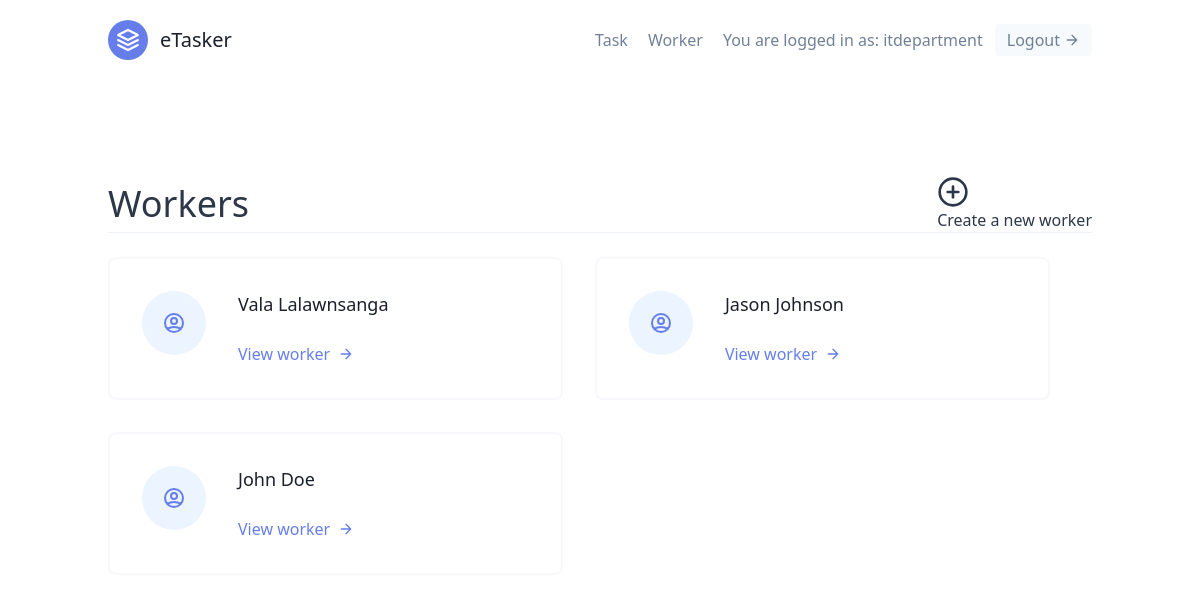
Screenshot of /workers/ (signed in) with the database file from the repository.
### tasks/models.py (models this page shows, shortened)
class User(AbstractUser):
    is_supervisor = models.BooleanField(default=False)
    is_worker = models.BooleanField(default=True)

class Worker(models.Model):
    user = models.OneToOneField(User, on_delete=CASCADE)
    department = models.ForeignKey(UserProfile, on_delete=models.CASCADE)

### workers/views.py (the view)
# urls.py: path('', WorkerListView.as_view(), name='worker-list'),
class WorkerListView(SupervisorAndLoginRequiredMixin, generic.ListView):
    template_name = 'workers/worker_list.html'
    context_object_name = 'worker'
    def get_queryset(self):
        department = self.request.user.userprofile
        return Worker.objects.filter(department=department)

### workers/mixins.py (called while the page is built)
    def dispatch(self, request, *args, **kwargs):
        if not request.user.is_authenticated or not request.user.is_supervisor:
            return redirect('tasks:task-list')
        return super().dispatch(request, *args, **kwargs)

### workers/templates/workers/worker_list.html (shortened to what this page needs)
{% extends 'base.html' %}
{% block content %}
<section class="text-gray-600 body-font">
    <div class="container px-5 py-24 mx-auto flex flex-wrap">
      <div
        class="
          w-full
          py6
          flex
          mb-6
          justify-between
          items-center
          border-b border-gray-200
        "
      >
        <div class="text-4xl text-gray-800">
          <h1>Workers</h1>
        </div>
        <div class="text-xl4 text-gray-800 hover:text-blue-500">
          <a href="{% url 'workers:worker-create' %}">
            <svg
              class="h-8 w-8"
              viewBox="0 0 24 24"
              fill="none"
              stroke="currentColor"
              stroke-width="2"
              stroke-linecap="round"
              stroke-linejoin="round"
            >
              <circle cx="12" cy="12" r="10" />
              <line x1="12" y1="8" x2="12" y2="16" />
              <line x1="8" y1="12" x2="16" y2="12" />
            </svg>
            Create a new worker
          </a>
        </div>
      </div>
      <div class="flex flex-wrap -m-4">
        {% for worker in object_list %}
        <div class="p-4 lg:w-1/2 md:w-full">
          <div
            class="
              flex
              border-2
              rounded-lg
              border-gray-200 border-opacity-50
              p-8
              sm:flex-row
              flex-col
            "
          >
            <div
              class="
                w-16
                h-16
                sm:mr-8 sm:mb-0
                mb-4
                inline-flex
                items-center
                justify-center
                rounded-full
                bg-indigo-100
                text-indigo-500
                flex-shrink-0
              "
            >
            </div>
            <div class="flex-grow">
              <h2 class="text-gray-900 text-lg title-font font-medium mb-3">
                {{ worker.user.first_name }}
                {{ worker.user.last_name}}
              </h2>
              <a href="{% url 'workers:worker-detail' worker.pk %}" class="mt-3 text-indigo-500 inline-flex items-center"
                >View worker
                <svg
                  fill="none"
                  stroke="currentColor"
                  stroke-linecap="round"
                  stroke-linejoin="round"
                  stroke-width="2"
                  class="w-4 h-4 ml-2"
                  viewBox="0 0 24 24"
                >
                  <path d="M5 12h14M12 5l7 7-7 7"></path>
                </svg>
              </a>
            </div>
          </div>
        </div>
        {% endfor %}
      </div>
    </div>
  </section>
{% endblock content %}

### templates/navbar.html (shortened to what this page needs)
<header class="text-gray-600 body-font">
    <div class="container mx-auto flex flex-wrap p-5 flex-col md:flex-row items-center">
      <a class="flex title-font font-medium items-center text-gray-900 mb-4 md:mb-0">
        <svg xmlns="http://www.w3.org/2000/svg" fill="none" stroke="currentColor" stroke-linecap="round" stroke-linejoin="round" stroke-width="2" class="w-10 h-10 text-white p-2 bg-indigo-500 rounded-full" viewBox="0 0 24 24">
          <path d="M12 2L2 7l10 5 10-5-10-5zM2 17l10 5 10-5M2 12l10 5 10-5"></path>
        </svg>
        <span class="ml-3 text-xl">eTasker</span>
      </a>
      <nav class="md:ml-auto flex flex-wrap items-center text-base justify-center">
        {% if not request.user.is_authenticated %}
        <a href="{% url 'signup' %}" class="mr-5 hover:text-gray-900">
          Sign up</a>
        {% else %}{% if request.user.is_supervisor %}
        <a href="{% url 'tasks:task-list' %}" class="mr-5 hover:text-gray-900">Task</a>
         <a href="{% url 'workers:worker-list' %}" class="mr-5 hover:text-gray-900">Worker</a>
        {% endif %}
        {% endif %}
      </nav>
      {% if request.user.is_authenticated %}
       You are logged in as: {{ request.user.username }}
       <a href="{% url 'logout' %}?next=/ " class="ml-3 inline-flex items-center bg-gray-100 border-0 py-1 px-3 focus:outline-none hover:bg-gray-200 rounded text-base mt-4 md:mt-0">
         Logout
        <svg fill="none" stroke="currentColor" stroke-linecap="round" stroke-linejoin="round" stroke-width="2" class="w-4 h-4 ml-1" viewBox="0 0 24 24">
          <path d="M5 12h14M12 5l7 7-7 7"></path>
        </svg>
        </a>
      {% endif %}
    </div>
  </header>

### rows the page displays
User: user.username "itdepartment"
Worker: user.first_name "Vala", user.last_name "Lalawnsanga"
Worker: user.first_name "Jason", user.last_name "Johnson"
Worker: user.first_name "John", user.last_name "Doe"
